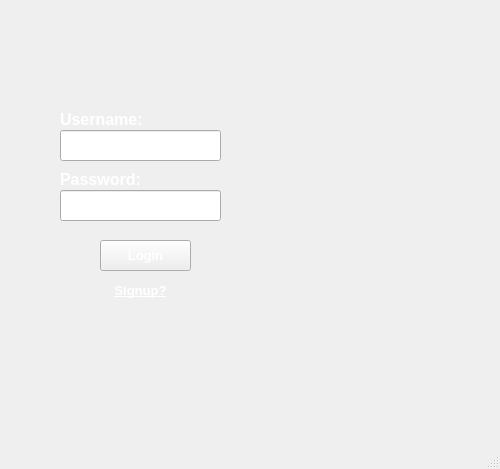
<?xml version="1.0" encoding="UTF-8"?>
<ui version="4.0">
 <class>MainWindow</class>
 <widget class="QMainWindow" name="MainWindow">
  <property name="geometry">
   <rect>
    <x>0</x>
    <y>0</y>
    <width>500</width>
    <height>469</height>
   </rect>
  </property>
  <property name="windowTitle">
   <string>Login</string>
  </property>
  <property name="styleSheet">
   <string notr="true"/>
  </property>
  <widget class="QWidget" name="centralwidget">
   <property name="styleSheet">
    <string notr="true">background-image: url(:/newPrefix/BG.JPG);</string>
   </property>
   <widget class="QLineEdit" name="userLine">
    <property name="geometry">
     <rect>
      <x>60</x>
      <y>130</y>
      <width>161</width>
      <height>31</height>
     </rect>
    </property>
   </widget>
   <widget class="QLineEdit" name="passLine">
    <property name="geometry">
     <rect>
      <x>60</x>
      <y>190</y>
      <width>161</width>
      <height>31</height>
     </rect>
    </property>
   </widget>
   <widget class="QLabel" name="userLabel">
    <property name="geometry">
     <rect>
      <x>60</x>
      <y>110</y>
      <width>81</width>
      <height>16</height>
     </rect>
    </property>
    <property name="font">
     <font>
      <pointsize>12</pointsize>
      <weight>75</weight>
      <bold>true</bold>
     </font>
    </property>
    <property name="text">
     <string>&lt;html&gt;&lt;head/&gt;&lt;body&gt;&lt;p&gt;&lt;span style=&quot; color:#ffffff;&quot;&gt;Username:&lt;/span&gt;&lt;/p&gt;&lt;/body&gt;&lt;/html&gt;</string>
    </property>
   </widget>
   <widget class="QLabel" name="passLabel">
    <property name="geometry">
     <rect>
      <x>60</x>
      <y>170</y>
      <width>81</width>
      <height>16</height>
     </rect>
    </property>
    <property name="font">
     <font>
      <pointsize>12</pointsize>
      <weight>75</weight>
      <bold>true</bold>
     </font>
    </property>
    <property name="text">
     <string>&lt;html&gt;&lt;head/&gt;&lt;body&gt;&lt;p&gt;&lt;span style=&quot; color:#ffffff;&quot;&gt;Password:&lt;/span&gt;&lt;/p&gt;&lt;/body&gt;&lt;/html&gt;</string>
    </property>
   </widget>
   <widget class="QPushButton" name="loginButton">
    <property name="geometry">
     <rect>
      <x>100</x>
      <y>240</y>
      <width>91</width>
      <height>31</height>
     </rect>
    </property>
    <property name="font">
     <font>
      <pointsize>10</pointsize>
      <weight>75</weight>
      <bold>true</bold>
     </font>
    </property>
    <property name="styleSheet">
     <string notr="true">color: rgb(255, 255, 255);</string>
    </property>
    <property name="text">
     <string>Login</string>
    </property>
   </widget>
   <widget class="QPushButton" name="registerButton">
    <property name="geometry">
     <rect>
      <x>80</x>
      <y>280</y>
      <width>121</width>
      <height>21</height>
     </rect>
    </property>
    <property name="font">
     <font>
      <pointsize>10</pointsize>
      <weight>75</weight>
      <bold>true</bold>
      <underline>true</underline>
     </font>
    </property>
    <property name="autoFillBackground">
     <bool>false</bool>
    </property>
    <property name="styleSheet">
     <string notr="true">color: rgb(255, 255, 255);</string>
    </property>
    <property name="text">
     <string>Signup?</string>
    </property>
    <property name="flat">
     <bool>true</bool>
    </property>
   </widget>
  </widget>
  <widget class="QMenuBar" name="menubar">
   <property name="geometry">
    <rect>
     <x>0</x>
     <y>0</y>
     <width>500</width>
     <height>21</height>
    </rect>
   </property>
  </widget>
  <widget class="QStatusBar" name="statusbar"/>
 </widget>
 <resources>
  <include location="../Pictures/bgi.qrc"/>
 </resources>
 <connections/>
</ui>
